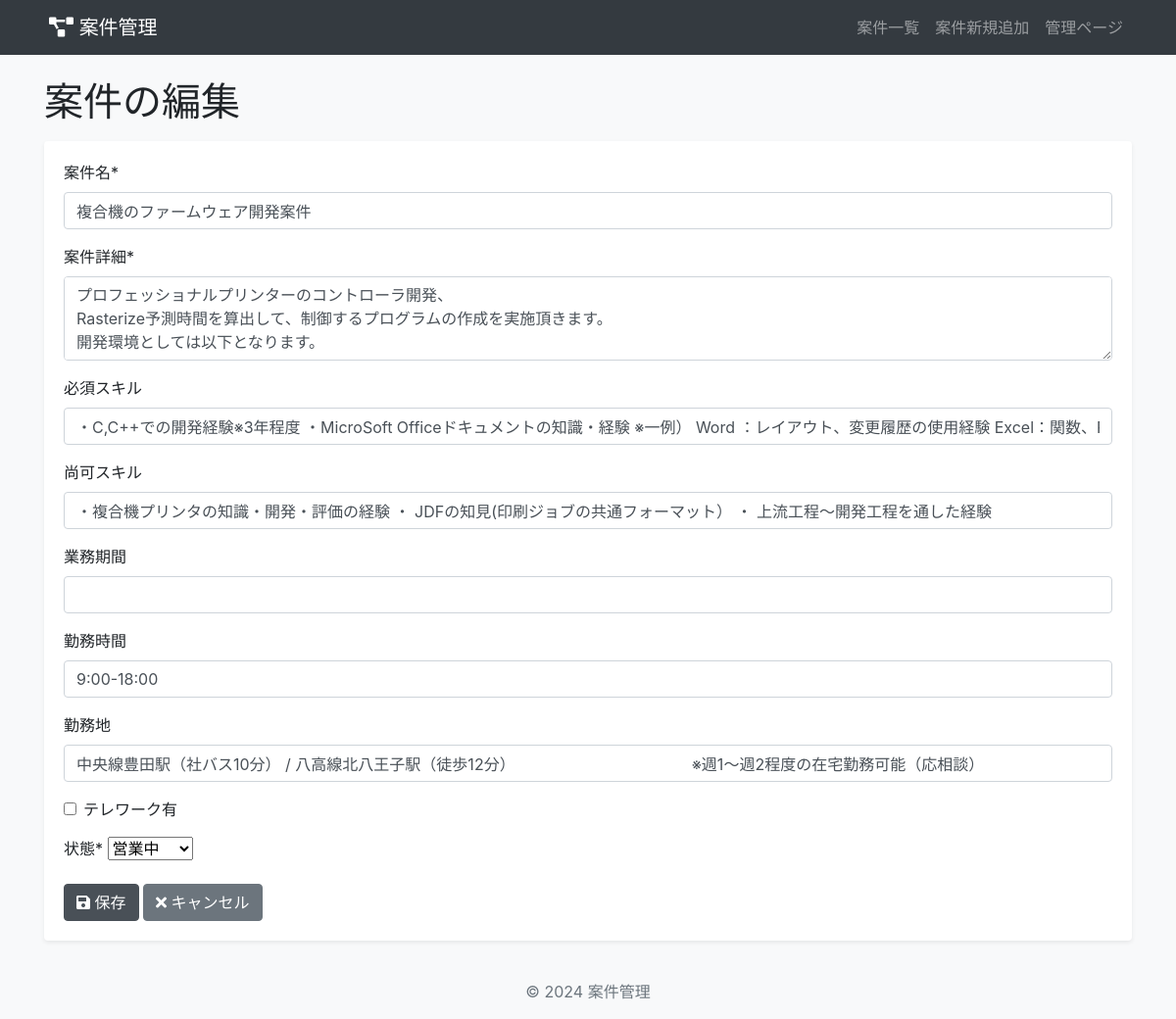
/project/4/edit/, run on an earlier commit of the app's database.
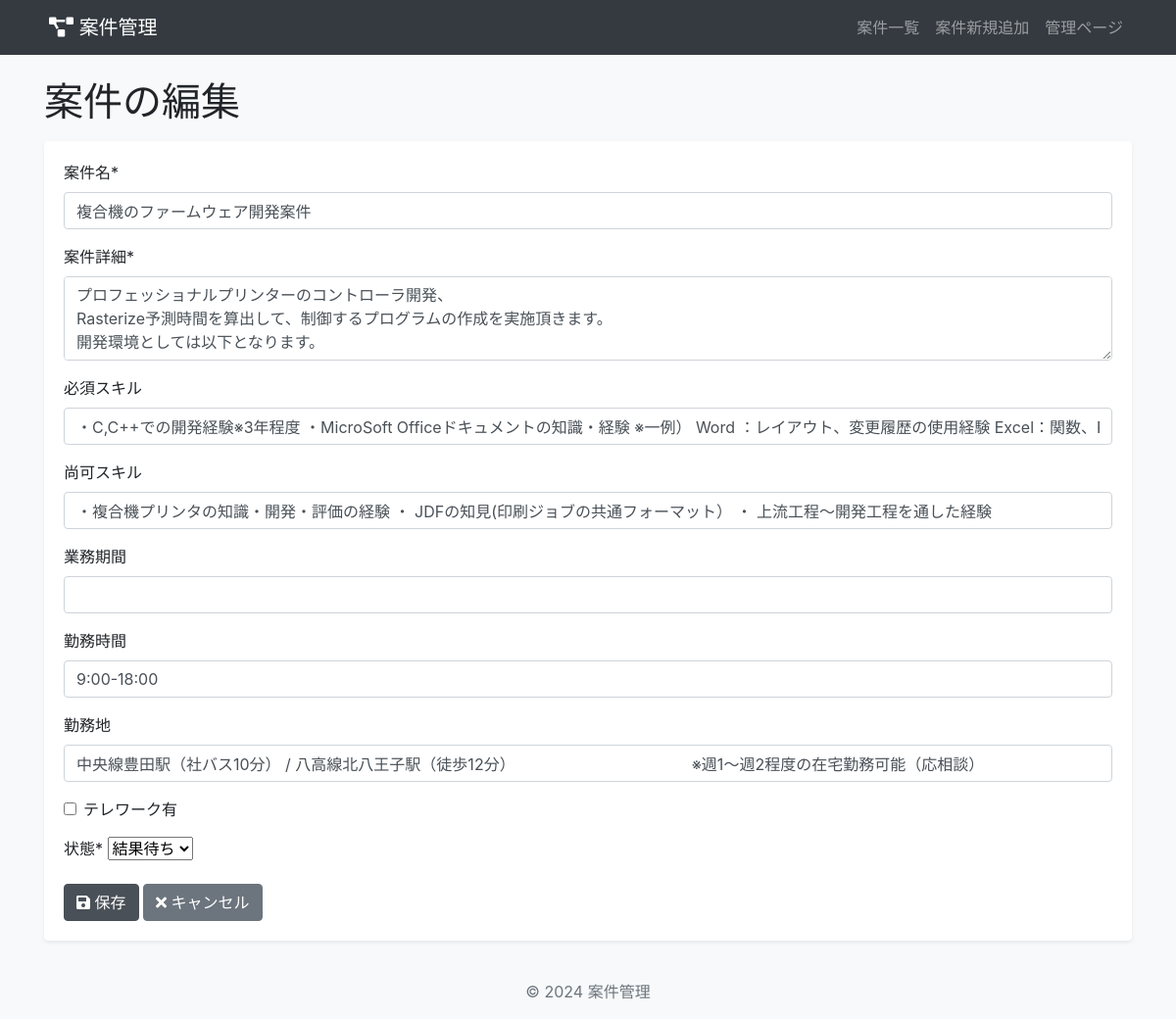
And on a later commit of the database.
### projects/models.py (models this page shows, shortened)
class Project(models.Model):
    name = models.CharField("案件名", max_length=200)
    description = models.TextField("案件詳細")
    must_skill = models.CharField("必須スキル", max_length=200, null=True, blank=True)
    better_skill = models.CharField("尚可スキル", max_length=200, null=True, blank=True)
    project_period = models.CharField("業務期間", max_length=100, null=True, blank=True)
    work_time = models.CharField("勤務時間", max_length=100, null=True, blank=True)
    address = models.CharField("勤務地", max_length=100, null=True, blank=True)
    is_telework = models.BooleanField("テレワーク有", default=False)
    status = models.CharField("状態", max_length=20, choices=[
        ('proposal', '提案中'),
        ('offering', '営業中'),
        ('interview', '面談'),
        ('waiting', '結果待ち'),
        ('join', '確定'),
        ('decline', '辞退'),
    ], default='proposal')
    created_at = models.DateTimeField("作成日時", auto_now_add=True)  # 案件追加日時
    content_match = models.IntegerField(
        validators=[MinValueValidator(1), MaxValueValidator(5)],
        null=True,
        blank=True,
        verbose_name="業務内容合致度"
    )
    environment_match = models.IntegerField(
        validators=[MinValueValidator(1), MaxValueValidator(5)],
        null=True,
        blank=True,
        verbose_name="就業環境合致度"
    )

### projects/views.py (the view)
# urls.py: path('<int:pk>/edit/', views.ProjectUpdateView.as_view(), name='project_update'),
class ProjectUpdateView(UpdateView):
    model = Project
    form_class = ProjectForm
    template_name = 'projects/project_form.html'
    success_url = reverse_lazy('project_list')

### projects/forms.py
class ProjectForm(forms.ModelForm):
    class Meta:
        model = Project
        fields = [
            'name',
            'description',
            'must_skill',
            'better_skill',
            'project_period',
            'work_time',
            'address',
            'is_telework',
            'status',
            ]
        widgets = {
            'is_telework': forms.CheckboxInput(),
            'description': forms.Textarea(attrs={'rows': 3}),
        }
        labels = {
            'name':'案件名',
            'description':'案件詳細',
            'must_skill':'必須スキル',
            'better_skill':'尚可スキル',
            'project_period':'業務期間',
            'work_time':'勤務時間',
            'address':'勤務地',
            'is_telework':'テレワーク有',
            'status':'状態',
        }
    def __init__(self, *args, **kwargs):
        super().__init__(*args, **kwargs)
        if not self.instance.pk:  # 新規作成の場合
            self.fields['status'].initial = 'proposal'

### projects/templates/projects/project_form.html (shortened to what this page needs)
{% extends 'base.html' %}
{% load crispy_forms_tags %}
{% block content %}
  <h1 class="mb-3">{% if form.instance.pk %}案件の編集{% else %}新規案件の追加{% endif %}</h1>
  <div class="card">
    <div class="card-body">
      <form method="post">
        {{ form|crispy }}
        <button type="submit" class="btn btn-primary">
          <i class="fas fa-save"></i> 保存
        </button>
        <a href="{% url 'project_list' %}" class="btn btn-secondary">
          <i class="fas fa-times"></i> キャンセル
        </a>
      </form>
    </div>
  </div>
{% endblock %}

What changed in the data, as far as the page shows it:
changed Project "複合機のファームウェア開発案件": status "営業中" → "結果待ち"
